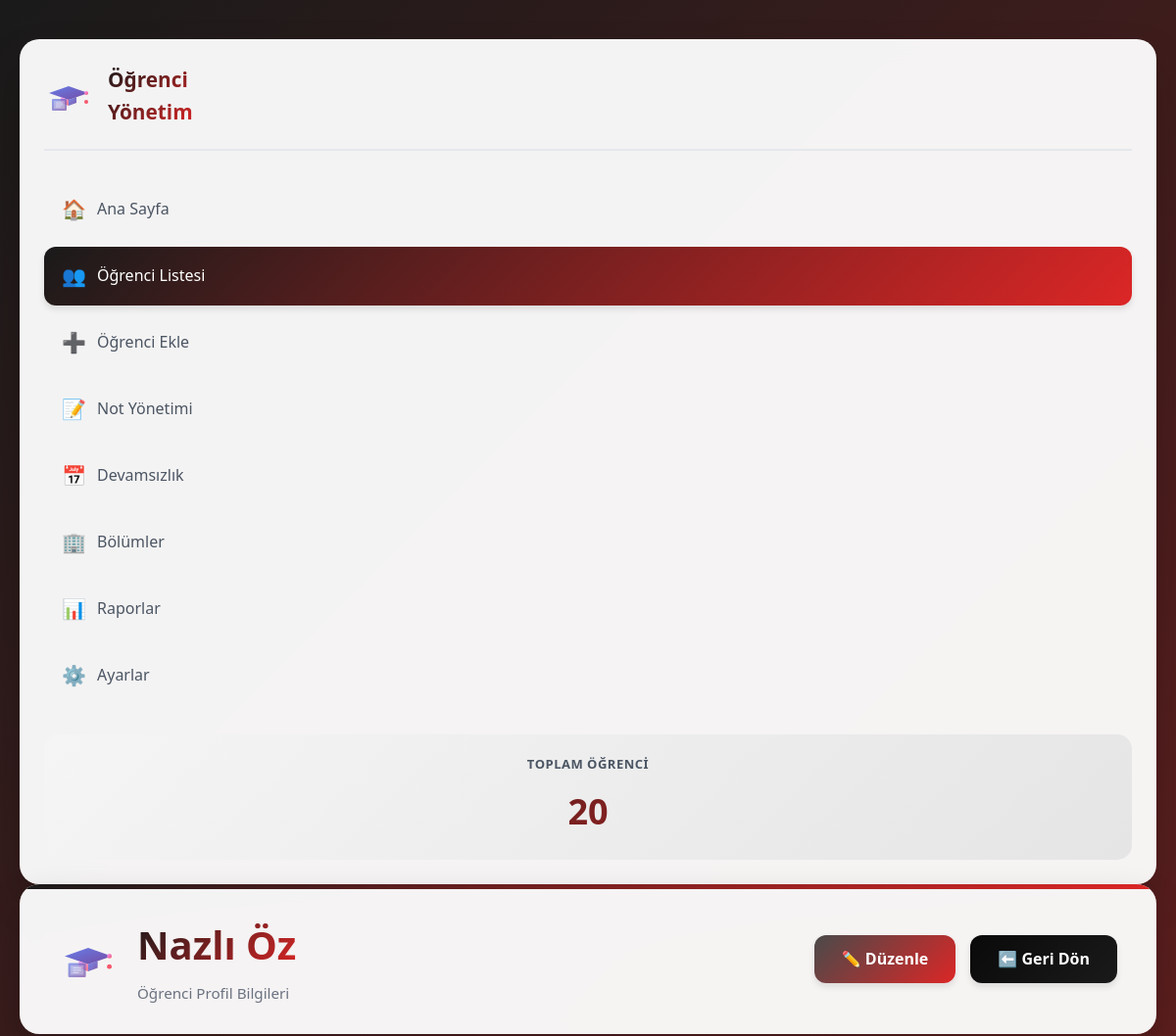
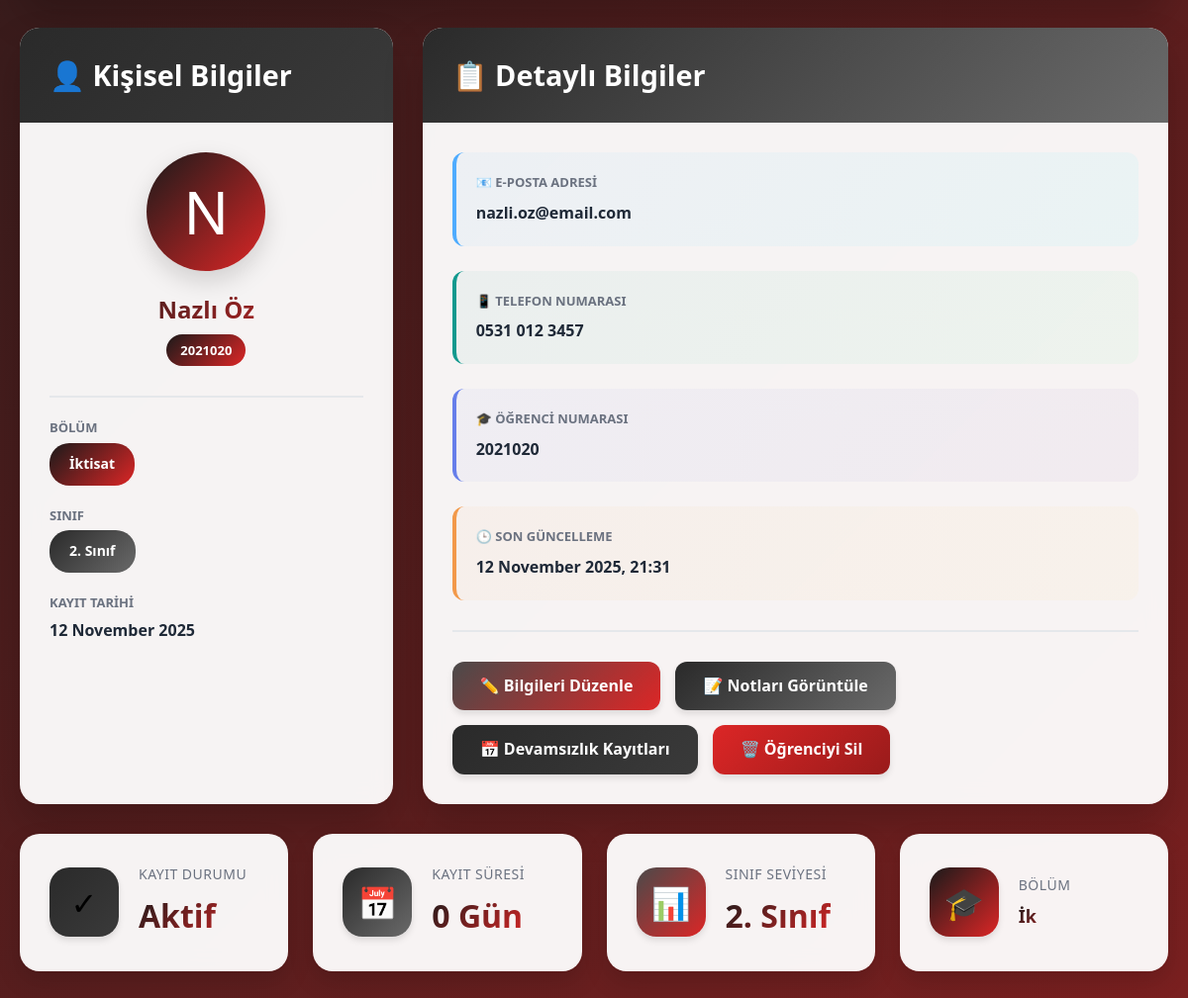
/profile.php?id=20, run on the app's committed database (2 pictures, top to bottom).
### tables this page shows
CREATE TABLE IF NOT EXISTS ogrenciler (
    id INT(11) AUTO_INCREMENT PRIMARY KEY,
    ad VARCHAR(100) NOT NULL,
    soyad VARCHAR(100) NOT NULL,
    ogrenci_no VARCHAR(20) NOT NULL UNIQUE,
    email VARCHAR(150) NOT NULL,
    telefon VARCHAR(20),
    cinsiyet ENUM('Erkek', 'Kadın', 'Belirtmek İstemiyorum') DEFAULT 'Belirtmek İstemiyorum',
    dogum_tarihi DATE,
    bolum VARCHAR(100) NOT NULL,
    sinif INT(1) NOT NULL,
    not_ortalamasi DECIMAL(4,2) DEFAULT 0.00,
    adres TEXT,
    il VARCHAR(50),
    veli_adi VARCHAR(150),
    veli_telefonu VARCHAR(20),
    durum ENUM('Aktif', 'Mezun', 'Kayıt Dondurdu', 'Ayrıldı') DEFAULT 'Aktif',
    profil_resmi VARCHAR(255) DEFAULT 'default-avatar.png',
    kayit_tarihi TIMESTAMP DEFAULT CURRENT_TIMESTAMP,
    guncelleme_tarihi TIMESTAMP DEFAULT CURRENT_TIMESTAMP ON UPDATE CURRENT_TIMESTAMP
);

### profile.php (the view, shortened to what this page needs)
<?php
require_once 'config.php';
$id = intval($_GET['id']);
$sql = "SELECT * FROM ogrenciler WHERE id = $id";
$result = $conn->query($sql);
$student = $result->fetch_assoc();
$stats_sql = "SELECT COUNT(*) as toplam FROM ogrenciler";
$stats_result = $conn->query($stats_sql);
$stats = $stats_result->fetch_assoc();
?>
<!DOCTYPE html>
<html lang="tr">
<head>
    <link rel="stylesheet" href="style.css">
</head>
<body>
    <div class="main-layout">
        <aside class="sidebar">
            <div class="sidebar-logo">
                <img src="logo.svg" alt="Logo">
                <h3>Öğrenci<br>Yönetim</h3>
            </div>
            <nav>
                <ul class="nav-menu">
                    <li class="nav-item">
                        <a href="index.php" class="nav-link">
                            <span class="nav-icon">🏠</span>
                            <span>Ana Sayfa</span>
                        </a>
                    </li>
                    <li class="nav-item">
                        <a href="students.php" class="nav-link active">
                            <span class="nav-icon">👥</span>
                            <span>Öğrenci Listesi</span>
                        </a>
                    </li>
                    <li class="nav-item">
                        <a href="add.php" class="nav-link">
                            <span class="nav-icon">➕</span>
                            <span>Öğrenci Ekle</span>
                        </a>
                    </li>
                    <li class="nav-item">
                        <a href="grades.php" class="nav-link">
                            <span class="nav-icon">📝</span>
                            <span>Not Yönetimi</span>
                        </a>
                    </li>
                    <li class="nav-item">
                        <a href="attendance.php" class="nav-link">
                            <span class="nav-icon">📅</span>
                            <span>Devamsızlık</span>
                        </a>
                    </li>
                    <li class="nav-item">
                        <a href="departments.php" class="nav-link">
                            <span class="nav-icon">🏢</span>
                            <span>Bölümler</span>
                        </a>
                    </li>
                    <li class="nav-item">
                        <a href="reports.php" class="nav-link">
                            <span class="nav-icon">📊</span>
                            <span>Raporlar</span>
                        </a>
                    </li>
                    <li class="nav-item">
                        <a href="settings.php" class="nav-link">
                            <span class="nav-icon">⚙️</span>
                            <span>Ayarlar</span>
                        </a>
                    </li>
                </ul>
            </nav>
            <div class="sidebar-stats">
                <h4>Toplam Öğrenci</h4>
                <div class="big-number"><?php echo $stats['toplam'] ?? 0; ?></div>
            </div>
        </aside>
        <div class="content-area">
            <div class="header">
                <div class="header-left">
                    <img src="logo.svg" alt="Logo" class="header-logo">
                    <div>
                        <h1><?php echo htmlspecialchars($student['ad'] . ' ' . $student['soyad']); ?></h1>
                        <p class="header-subtitle">Öğrenci Profil Bilgileri</p>
                    </div>
                </div>
                <div class="header-actions">
                    <a href="edit.php?id=<?php echo $student['id']; ?>" class="btn btn-warning">
                        ✏️ Düzenle
                    </a>
                    <a href="students.php" class="btn btn-secondary">
                        ⬅️ Geri Dön
                    </a>
                </div>
            </div>
            <div style="display: grid; grid-template-columns: 1fr 2fr; gap: 30px; margin-bottom: 30px;">
                <div class="table-container">
                    <div class="table-header" style="background: var(--success-gradient);">
                        <h2>👤 Kişisel Bilgiler</h2>
                    </div>
                    <div style="padding: 30px;">
                        <div style="text-align: center; margin-bottom: 30px;">
                            <div style="width: 120px; height: 120px; margin: 0 auto; background: var(--primary-gradient); border-radius: 50%; display: flex; align-items: center; justify-content: center; font-size: 60px; color: white; box-shadow: var(--shadow-lg);">
                                <?php echo strtoupper(substr($student['ad'], 0, 1)); ?>
                            </div>
                            <h2 style="margin-top: 20px; background: var(--primary-gradient); -webkit-background-clip: text; -webkit-text-fill-color: transparent; background-clip: text;">
                                <?php echo htmlspecialchars($student['ad'] . ' ' . $student['soyad']); ?>
                            </h2>
                            <p style="color: #6b7280; margin-top: 5px;">
                                <span class="badge badge-primary"><?php echo htmlspecialchars($student['ogrenci_no']); ?></span>
                            </p>
                        </div>
                        <div style="border-top: 2px solid #e5e7eb; padding-top: 20px;">
                            <div style="margin-bottom: 20px;">
                                <label style="display: block; color: #6b7280; font-size: 13px; font-weight: 600; text-transform: uppercase; margin-bottom: 5px;">Bölüm</label>
                                <span class="badge badge-primary" style="padding: 10px 20px; font-size: 14px;">
                                    <?php echo htmlspecialchars($student['bolum']); ?>
                                </span>
                            </div>
                            <div style="margin-bottom: 20px;">
                                <label style="display: block; color: #6b7280; font-size: 13px; font-weight: 600; text-transform: uppercase; margin-bottom: 5px;">Sınıf</label>
                                <span class="badge badge-info" style="padding: 10px 20px; font-size: 14px;">
                                    <?php echo $student['sinif']; ?>. Sınıf
                                </span>
                            </div>
                            <div style="margin-bottom: 20px;">
                                <label style="display: block; color: #6b7280; font-size: 13px; font-weight: 600; text-transform: uppercase; margin-bottom: 5px;">Kayıt Tarihi</label>
                                <p style="font-weight: 600; color: #1f2937;">
                                    <?php echo date('d F Y', strtotime($student['kayit_tarihi'])); ?>
                                </p>
                            </div>
                        </div>
                    </div>
                </div>
                <div class="table-container">
                    <div class="table-header" style="background: var(--info-gradient);">
                        <h2>📋 Detaylı Bilgiler</h2>
                    </div>
                    <div style="padding: 30px;">
                        <div style="display: grid; gap: 25px;">
                            <div style="padding: 20px; background: linear-gradient(135deg, rgba(79, 172, 254, 0.05) 0%, rgba(0, 242, 254, 0.05) 100%); border-radius: 12px; border-left: 4px solid #4facfe;">
                                <label style="display: flex; align-items: center; gap: 10px; color: #6b7280; font-size: 13px; font-weight: 600; text-transform: uppercase; margin-bottom: 8px;">
                                    📧 E-posta Adresi
                                </label>
                                <p style="font-size: 16px; font-weight: 600; color: #1f2937;">
                                    <?php echo htmlspecialchars($student['email']); ?>
                                </p>
                            </div>
                            <div style="padding: 20px; background: linear-gradient(135deg, rgba(17, 153, 142, 0.05) 0%, rgba(56, 239, 125, 0.05) 100%); border-radius: 12px; border-left: 4px solid #11998e;">
                                <label style="display: flex; align-items: center; gap: 10px; color: #6b7280; font-size: 13px; font-weight: 600; text-transform: uppercase; margin-bottom: 8px;">
                                    📱 Telefon Numarası
                                </label>
                                <p style="font-size: 16px; font-weight: 600; color: #1f2937;">
                                    <?php echo htmlspecialchars($student['telefon']); ?>
                                </p>
                            </div>
                            <div style="padding: 20px; background: linear-gradient(135deg, rgba(102, 126, 234, 0.05) 0%, rgba(118, 75, 162, 0.05) 100%); border-radius: 12px; border-left: 4px solid #667eea;">
                                <label style="display: flex; align-items: center; gap: 10px; color: #6b7280; font-size: 13px; font-weight: 600; text-transform: uppercase; margin-bottom: 8px;">
                                    🎓 Öğrenci Numarası
                                </label>
                                <p style="font-size: 16px; font-weight: 600; color: #1f2937;">
                                    <?php echo htmlspecialchars($student['ogrenci_no']); ?>
                                </p>
                            </div>
                            <div style="padding: 20px; background: linear-gradient(135deg, rgba(242, 153, 74, 0.05) 0%, rgba(242, 201, 76, 0.05) 100%); border-radius: 12px; border-left: 4px solid #f2994a;">
                                <label style="display: flex; align-items: center; gap: 10px; color: #6b7280; font-size: 13px; font-weight: 600; text-transform: uppercase; margin-bottom: 8px;">
                                    🕒 Son Güncelleme
                                </label>
                                <p style="font-size: 16px; font-weight: 600; color: #1f2937;">
                                    <?php echo date('d F Y, H:i', strtotime($student['guncelleme_tarihi'])); ?>
                                </p>
                            </div>
                        </div>
                        <div style="margin-top: 30px; padding-top: 30px; border-top: 2px solid #e5e7eb; display: flex; gap: 15px; flex-wrap: wrap;">
                            <a href="edit.php?id=<?php echo $student['id']; ?>" class="btn btn-warning">
                                ✏️ Bilgileri Düzenle
                            </a>
                            <a href="grades.php?student_id=<?php echo $student['id']; ?>" class="btn btn-info">
                                📝 Notları Görüntüle
                            </a>
                            <a href="attendance.php?student_id=<?php echo $student['id']; ?>" class="btn btn-success">
                                📅 Devamsızlık Kayıtları
                            </a>
                            <a href="delete.php?id=<?php echo $student['id']; ?>"
                               class="btn btn-danger"
                               onclick="return confirm('Bu öğrenciyi silmek istediğinizden emin misiniz?\n\nBu işlem geri alınamaz!');">
                                🗑️ Öğrenciyi Sil
                            </a>
                        </div>
                    </div>
                </div>
            </div>
            <div class="stats-container">
                <div class="stat-card">
                    <div class="stat-icon success">
                        ✓
                    </div>
                    <div class="stat-info">
                        <h3>Kayıt Durumu</h3>
                        <div class="stat-value">Aktif</div>
                    </div>
                </div>
                <div class="stat-card">
                    <div class="stat-icon info">
                        📅
                    </div>
                    <div class="stat-info">
                        <h3>Kayıt Süresi</h3>
                        <div class="stat-value">
                            <?php
                            $kayit_tarihi = new DateTime($student['kayit_tarihi']);
                            $simdi = new DateTime();
                            $fark = $simdi->diff($kayit_tarihi);
                            echo $fark->days . ' Gün';
                            ?>
                        </div>
                    </div>
                </div>
                <div class="stat-card">
                    <div class="stat-icon warning">
                        📊
                    </div>
                    <div class="stat-info">
                        <h3>Sınıf Seviyesi</h3>
                        <div class="stat-value"><?php echo $student['sinif']; ?>. Sınıf</div>
                    </div>
                </div>
                <div class="stat-card">
                    <div class="stat-icon primary">
                        🎓
                    </div>
                    <div class="stat-info">
                        <h3>Bölüm</h3>
                        <div class="stat-value" style="font-size: 18px;">
                            <?php
                            $bolum_kisaltma = array(
                                'Bilgisayar Mühendisliği' => 'BM',
                                'Elektrik-Elektronik Mühendisliği' => 'EEM',
                                'Endüstri Mühendisliği' => 'EM',
                                'Makine Mühendisliği' => 'MM',
                                'İnşaat Mühendisliği' => 'İM'
                            );
                            echo $bolum_kisaltma[$student['bolum']] ?? substr($student['bolum'], 0, 3);
                            ?>
                        </div>
                    </div>
                </div>
            </div>
        </div>
    </div>
</body>
</html>

### data on the page
ogrenciler: ad+soyad "Nazlı Öz", ad "N", ogrenci_no "2021020", bolum "İktisat", sinif "2", kayit_tarihi "12 November 2025", email "nazli.oz@email.com", telefon "0531 012 3457", guncelleme_tarihi "12 November 2025, 21:31", kayit_tarihi "0", bolum "İk"

### other printed values
$stats['toplam'] "20"
